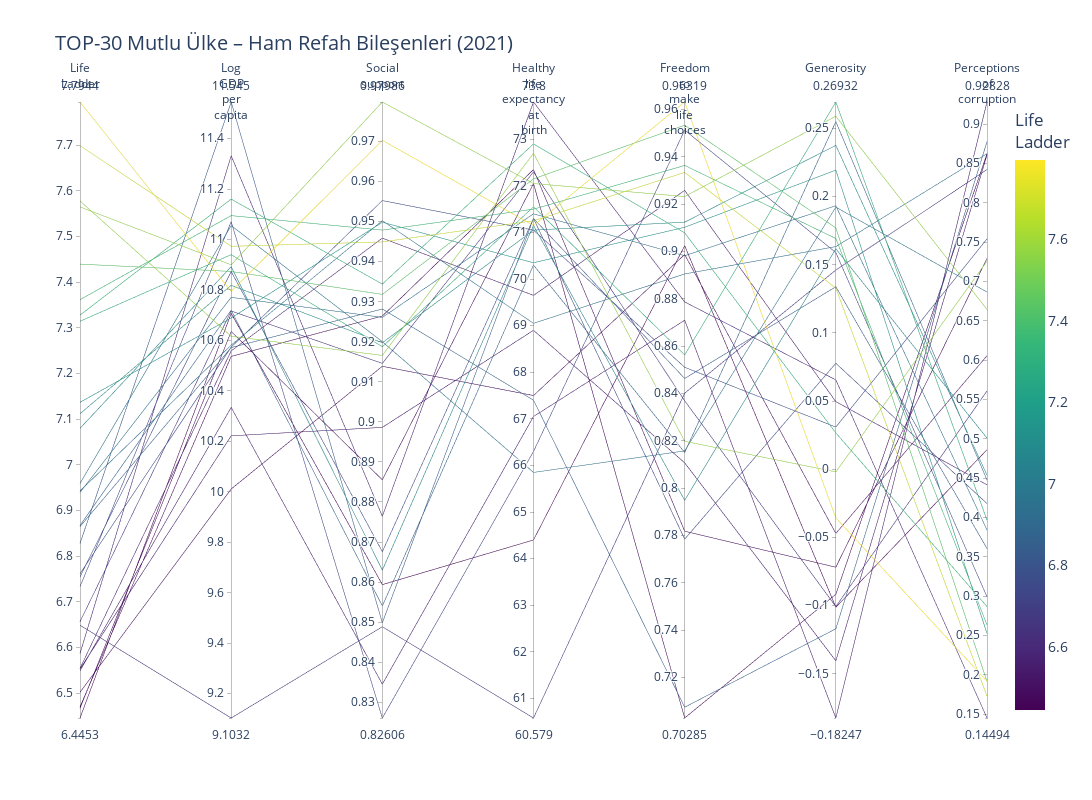

This figure's notebook cell:
### Code cell
import pandas as pd
import plotly.express as px

df = pd.read_csv('data.csv')

top30 = df[df['Year'] == 2021].nlargest(30, 'Life Ladder')

dims = ['Life Ladder',
        'Log GDP per capita',
        'Social support',
        'Healthy life expectancy at birth',
        'Freedom to make life choices',
        'Generosity',
        'Perceptions of corruption']

plot_df = top30[['Country name'] + dims].copy()
fig = px.parallel_coordinates(
        plot_df,
        dimensions=dims,
        color='Life Ladder',
        color_continuous_scale='viridis',
        labels={c: c.replace(' ', '<br>') for c in dims},
        title='TOP-30 Mutlu Ülke – Ham Refah Bileşenleri (2021)'
)

fig.update_layout(
    width=1400,
    height=800,
    font=dict(size=14)
)
fig.show()

### Figure 1 — Plotly figure (JSON) as saved in the notebook; plotly's stock layout.template omitted (floating-point values rounded to 4 significant figures)
{"data": [{"dimensions": [{"label": "Life<br>Ladder", "values": [7.794, 7.699, 7.578, 7.565, 7.439, 7.362, 7.328, 7.314, 7.137, 7.112, 7.08, 6.959, 6.942, 6.939, 6.867, 6.865, 6.828, 6.761, 6.755, 6.733, 6.656, 6.648, 6.587, 6.554, 6.553, 6.549, 6.502, 6.47, 6.467, 6.445]}, {"label": "Log<br>GDP<br>per<br>capita", "values": [10.79, 10.97, 10.62, 10.9, 10.87, 11.09, 11.16, 10.94, 10.69, 10.82, 10.89, 11.06, 10.58, 10.77, 10.72, 10.57, 11.55, 10.57, 10.87, 11.07, 10.72, 9.103, 11.33, 10.56, 10.22, 10.33, 10.01, 10.54, 10.64, 10.71]}, {"label": "Social<br>support", "values": [0.9703, 0.9449, 0.9166, 0.9799, 0.9318, 0.9479, 0.9344, 0.9188, 0.9498, 0.9198, 0.863, 0.92, 0.9502, 0.9261, 0.854, 0.9282, 0.8498, 0.9553, 0.8676, 0.8261, 0.9146, 0.8488, 0.8764, 0.9459, 0.8986, 0.8345, 0.9139, 0.9264, 0.8855, 0.8594]}, {"label": "Healthy<br>life<br>expectancy<br>at<br>birth", "values": [71.15, 71.25, 72.7, 72.05, 72.15, 71.5, 72.9, 71.55, 70.35, 71.05, 71.15, 65.85, 69.05, 71.4, 70.3, 67.4, 71.3, 71.05, 71.3, 66.3, 72.3, 60.58, 73.8, 69.65, 68.9, 67.05, 67.5, 72.35, 72.05, 64.4]}, {"label": "Freedom<br>to<br>make<br>life<br>choices", "values": [0.9632, 0.9334, 0.8198, 0.9232, 0.9534, 0.9364, 0.9079, 0.8563, 0.9102, 0.9124, 0.7948, 0.8157, 0.8905, 0.8982, 0.8151, 0.7074, 0.8463, 0.8511, 0.7784, 0.9513, 0.8369, 0.8401, 0.8787, 0.9258, 0.8107, 0.871, 0.8987, 0.7818, 0.7028, 0.9025]}, {"label": "Generosity", "values": [-0.03573, 0.1328, -0.001983, 0.2589, 0.177, 0.1692, 0.02659, 0.2693, 0.2193, 0.2375, 0.1617, 0.1922, 0.1633, 0.1932, 0.2549, -0.117, 0.1338, 0.0309, 0.07769, 0.1589, -0.1007, 0.1461, 0.06551, 0.04956, -0.1405, -0.1825, -0.04711, -0.0719, -0.09175, -0.1012]}, {"label": "Perceptions<br>of<br>corruption", "values": [0.1918, 0.1727, 0.726, 0.6645, 0.1915, 0.2633, 0.2867, 0.3966, 0.2524, 0.4537, 0.5008, 0.6866, 0.8626, 0.384, 0.4475, 0.8778, 0.3604, 0.7542, 0.4176, 0.2991, 0.5608, 0.8424, 0.1449, 0.4414, 0.8611, 0.9283, 0.6056, 0.7293, 0.8623, 0.4861]}], "domain": {"x": [0, 1], "y": [0, 1]}, "line": {"color": [7.794, 7.699, 7.578, 7.565, 7.439, 7.362, 7.328, 7.314, 7.137, 7.112, 7.08, 6.959, 6.942, 6.939, 6.867, 6.865, 6.828, 6.761, 6.755, 6.733, 6.656, 6.648, 6.587, 6.554, 6.553, 6.549, 6.502, 6.47, 6.467, 6.445], "coloraxis": "coloraxis"}, "name": "", "type": "parcoords"}], "layout": {"coloraxis": {"colorbar": {"title": {"text": "Life<br>Ladder"}}, "colorscale": [[0, "#440154"], [0.1111, "#482878"], [0.2222, "#3e4989"], [0.3333, "#31688e"], [0.4444, "#26828e"], [0.5556, "#1f9e89"], [0.6667, "#35b779"], [0.7778, "#6ece58"], [0.8889, "#b5de2b"], [1, "#fde725"]]}, "font": {"size": 14}, "height": 800, "legend": {"tracegroupgap": 0}, "title": {"text": "TOP-30 Mutlu Ülke – Ham Refah Bileşenleri (2021)"}, "width": 1400}}
